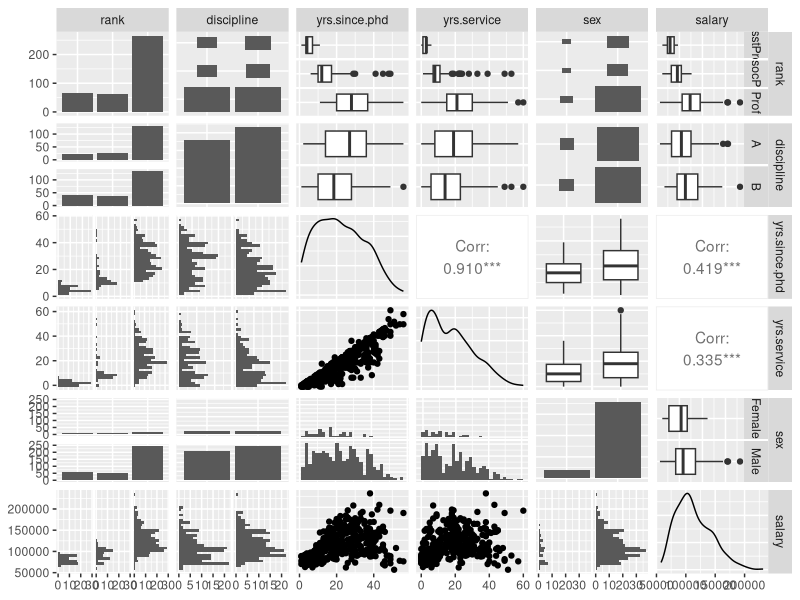
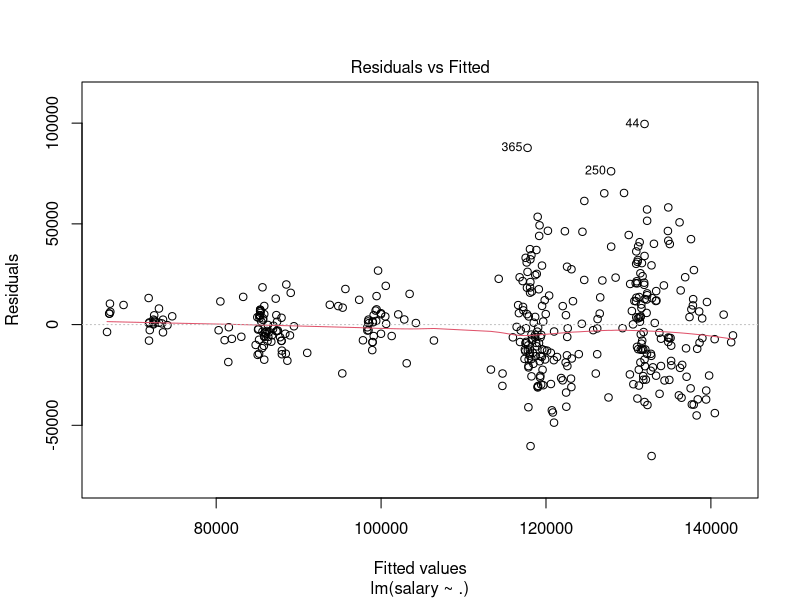

Write the R code that produced these figures, in order.
## ---- chunk 1
knitr::opts_chunk$set(echo=T, warning=F, message=F)
## ---- chunk 2
# Done for you
library(car)
data(Salaries)

# Enter the commands below in the R Command window, but not in the R Markdown file (i.e., this is for you, not for the report)

# ?Salaries
# View(Salaries)
## ---- chunk 3
GGally::ggpairs(Salaries, upper=list(combo="box"))
## ---- chunk 4
lm(salary ~ ., data = Salaries) -> fit.ols # fit lm model

summary(fit.ols) # view summary
## ---- chunk 5
lmtest::bptest(fit.ols) # Breusch-Pagan Test
## ---- chunk 6
plot(fit.ols, which = 1) # first residual plot
## ---- chunk 7

## ---- chunk 8

## ---- chunk 9

## ---- chunk 10

## ---- chunk 11

## ---- chunk 12

## ---- chunk 13

## ---- chunk 14

## ---- chunk 15
# Done for you
library(ggplot2)
data(economics)
economics = as.data.frame(economics) # To fix the dataset glitch
## ---- chunk 16

## ---- chunk 17

## ---- chunk 18

## ---- chunk 19

